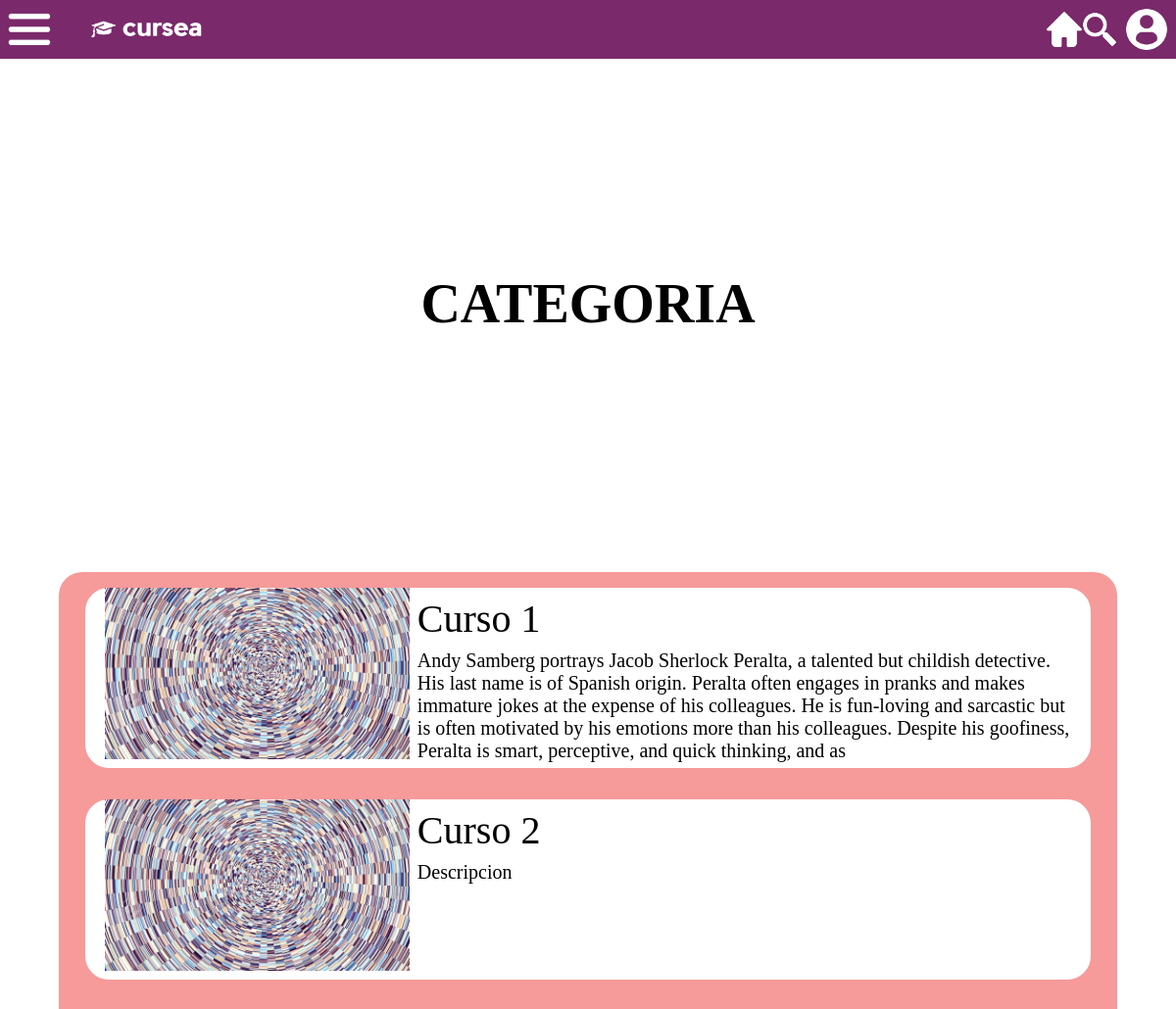
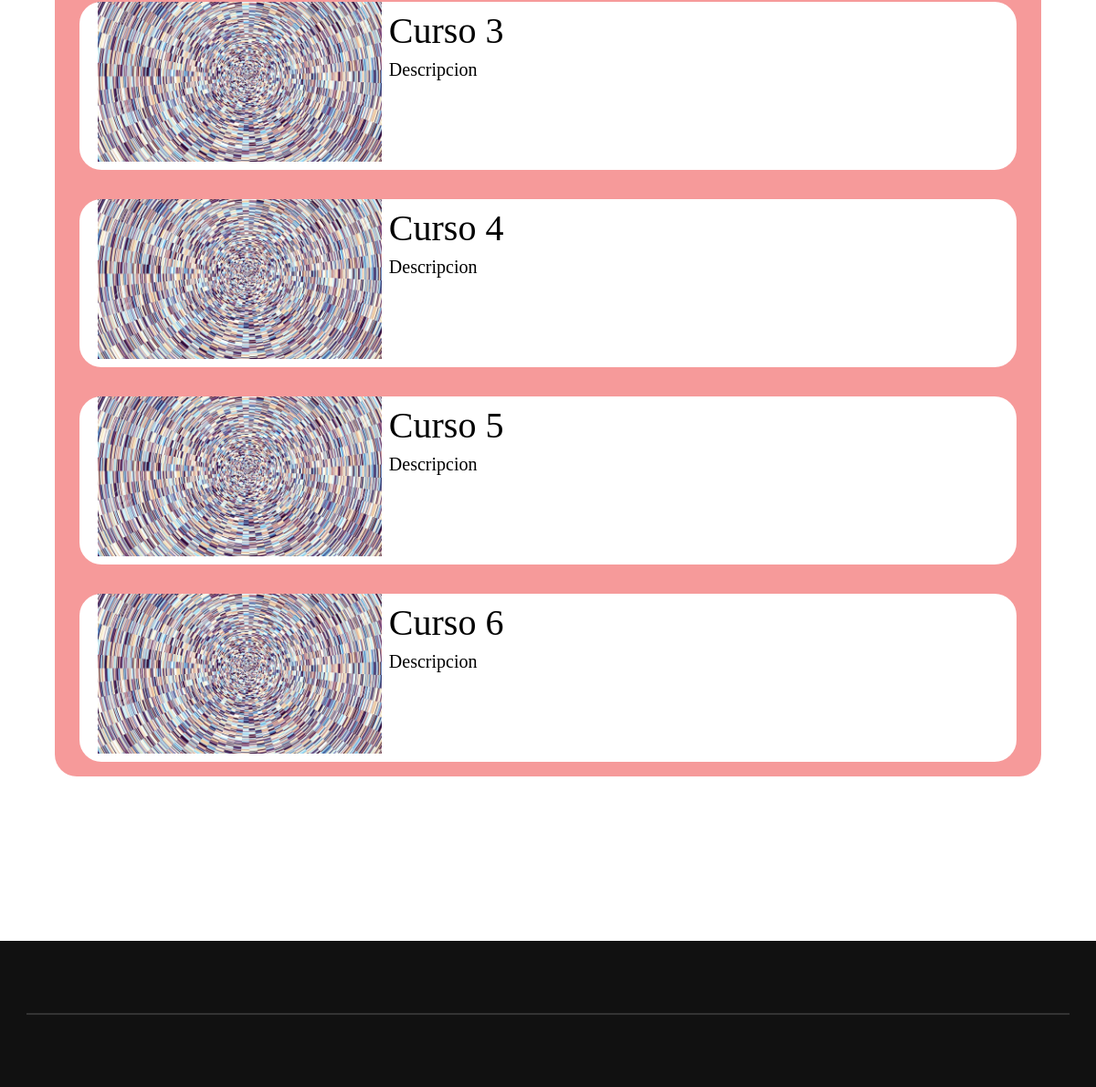
/curso/categoria/categoria.php?categoria=Categoria, run on the app's committed database (2 pictures, top to bottom).
### tables this page shows
CREATE TABLE `curso` (
  `id` int(12) NOT NULL,
  `nombre` varchar(255) DEFAULT NULL,
  `descripcion` varchar(999) NOT NULL,
  `imagen` varchar(255) NOT NULL,
  `duracion` varchar(255) NOT NULL,
  `categoria` varchar(255) NOT NULL,
  `vistas` int(12) NOT NULL DEFAULT 0,
  `tipo_curso` varchar(255) NOT NULL
);

### DB/crud.php (called while the page is built, shortened)
<?php
    $server = "localhost";
    $user = "root";
    $password = "";
    $database = "cursea";
    $conn = new mysqli($server, $user, $password, $database);
    function sentencia($sql){
        global $conn;
        $res = $conn->query($sql);
        return $res;
    }
?>

### curso/categoria/categoria.php (the view, shortened to what this page needs)
<!DOCTYPE html>
<html lang="es">
    <head>
        <link rel="stylesheet" href="categoria.css">
        <link rel="stylesheet" href="/general/navbar.css">
        <link rel="stylesheet" href="/general/footer.css">
        <?php
            if((!isset($_SESSION['tema'])) || ($_SESSION['tema'] == "claro")){
                echo '<link rel="stylesheet" href="index.css">';
            }else if($_SESSION['tema'] == "oscuro"){
                echo '<link rel="stylesheet" href="index_osc.css">';
            }
            $categoria = $_GET['categoria'];
        ?>
    </head>
    <body>
        <header>
            <nav class="nav-ham">
                <label for="btn-menu" class="lab-ham">
                    <img src="/img/ham-menu.png" alt="menu" class="img-navbar-ham">
                </label>
            </nav>
            <section class="sec-logo">
                <img src="/img/cursea-logo-blanco.png" alt="Logo" class="img-logo">
            </section>
            <section class="sect-spa1"></section>
            <nav class="nav-home" onclick="window.location.href='/index.php'">
                <img src="/img/home-menu.png" alt="home" class="img-navbar-home">
            </nav>
            <nav class="nav-search">
                <img src="/img/search-menu.png" alt="search" class="img-navbar-search">
            </nav>
            <?php
                    if((!isset($_SESSION['logged']) || ($_SESSION['logged'] == "no"))){
                        echo '
                            <nav class="nav-user">
                                <a href="/login/login.php" class="nav-user">
                                    <img src="/img/user-menu.png" alt="user" class="img-navbar-user">
                                </a>
                            </nav>
                        ';
                    }
            ?>
        </header>
        <main class="main-maq-centro">
            <article class="article-nombre-curso">
                <h2 class="h2-categoria"><?php echo strtoupper($categoria) ?></h2>
            </article>
            <section class="section-maq-vacio">
            <?php
                require_once("../../DB/crud.php");
                $sql = "SELECT * FROM curso WHERE categoria=$categoria";
                $res = sentencia($sql);
                while($row=$res->fetch_assoc()){
                    echo '
                    <section class="section-maq-info" onclick="">
                        <div class="div-maque-vacio"></div>
                        <img src="/img/placeholder.png" class="img-video">
                        <section class="sect-texto-curso">
                            <p class="p-titulo-curso">'.$row['nombre'].'</p>
                            <p class="p-descripcion-video">'.$row['descripcion'].'</p>
                        </section>
                    </section>';
                }
            ?>
            </section>
        </main>
        <footer>
            <section class="sect-footer"></section>
            <hr class="hr-footer">
            <section class="sect-footer"></section>
        </footer>
    </body>
</html>

### curso/categoria/categoria.css (style rules this page uses)
* { margin: 0px; padding: 0px; }
html, body { width: 100%; height: 100%; }
main { margin-top: 7.5vh; float: left; width: 100%; height: max-content; min-height: 72.5vh; display: flex; align-items: center; justify-content: flex-start; flex-direction: column; }
.article-nombre-curso { width: 100%; height: 25%; float: left; margin-bottom: 3vh; display: flex; align-items: center; justify-content: center; }
.h2-categoria { font-size: 7vh; }
.section-maq-vacio { width: 90%; height: max-content; float: left; background-color: rgba(231, 0, 0, 0.397); border-radius: 3vh; display: flex; align-items: center; justify-content: flex-start; flex-direction: column; margin-bottom: 5vh; }
.section-maq-info { width: 95%; height: 23vh; margin-top: 2vh; margin-bottom: 2vh; cursor: pointer; border-radius: 3vh; background-color: rgb(255, 255, 255); }
p { font-size: 4vh; }
.sect-texto-curso { float: left; width: 66%; height: 100%; display: flex; flex-direction: column; }
.p-titulo-curso { margin-top: 1vh; margin-left: 1vh; font-size: 5vh; }
.p-descripcion-video { margin-top: 1vh; margin-left: 1vh; font-size: 2.5vh; }
.img-video { height: 100%; float: left; margin-left: 2.5vh; }

### general/navbar.css (style rules this page uses)
:root { --morado-1: #B77AAB; --morado-2: #984C8A; --morado-3: #7A296A; --morado-4: #5B0F4D; --morado-5: #3D0031; --cafe-1: rgba(255, 192, 170, 0.4); --cafe-2: rgba(212, 133, 106, 0.7); --cafe-3: rgba(170, 86, 57, 0.66); --cafe-4: #803015; --cafe-5: #551600; --verde-1: #C7E99B; --verde-2: #98C261; --verde-3: #6E9B34; --verde-4: #4A7413; --verde-5: #2C4E00; --amarillo-1: #D3BB4B; --amarillo-2: #FFF0A9; --amarillo-3: #F7E17B; --amarillo-4: rgba(245, 212, 46, 0.94); --amarillo-5: rgba(143, 121, 15 0.7); --azul-1: #669999; --azul-2: #407F7F; --azul-3: #226666; --azul-4: #0D4D4D; --azul-5: #003333; }
header { width: 100%; height: 7.5vh; background-color: #7A296A; position: fixed; z-index: 5; }
.nav-ham { width: 5%; height: 100%; float: left; display: flex; justify-content: center; align-items: center; }
.lab-ham { width: 100%; height: 100%; display: flex; justify-content: center; align-items: center; cursor: pointer; }
.img-navbar-ham { height: 70%; display: block; margin: auto; }
.img-navbar-home { height: 70%; display: block; margin: auto; }
.img-navbar-search { height: 70%; display: block; margin: auto; }
.img-navbar-user { height: 70%; display: block; margin: auto; border-radius: 50vh; }
.sec-logo { width: 15%; height: 100%; float: left; display: flex; align-items: center; }
.img-logo { width: 70%; display: block; margin: auto; }
.sect-spa1 { width: 69%; height: 100%; float: left; }
.nav-home { width: 3%; height: 100%; float: left; display: flex; justify-content: center; align-items: center; cursor: pointer; }
.nav-search { width: 3%; height: 100%; float: left; display: flex; justify-content: center; align-items: center; cursor: pointer; }
.nav-user { width: 5%; height: 100%; float: left; display: flex; justify-content: center; align-items: center; cursor: pointer; }

### general/footer.css (style rules this page uses)
footer { width: 100%; height: 20vh; background-color: rgb(17, 17, 17); float: left; display: flex; justify-content: center; align-items: center; flex-direction: column; }
.sect-footer { width: 100%; height: 48%; float: left; display: flex; justify-content: center; align-items: flex-end; }
.hr-footer { width: 95%; border: .2px solid rgb(51, 51, 51); }

### index.css (style rules this page uses)
:root { --morado-1: #B77AAB; --morado-2: #984C8A; --morado-3: #7A296A; --morado-4: #5B0F4D; --morado-5: #3D0031; --cafe-1: rgba(255, 192, 170, 0.4); --cafe-2: rgba(212, 133, 106, 0.7); --cafe-3: rgba(170, 86, 57, 0.66); --cafe-4: #803015; --cafe-5: #551600; --verde-1: #C7E99B; --verde-2: #98C261; --verde-3: #6E9B34; --verde-4: #4A7413; --verde-5: #2C4E00; --amarillo-1: #D3BB4B; --amarillo-2: #FFF0A9; --amarillo-3: #F7E17B; --amarillo-4: rgba(245, 212, 46, 0.94); --amarillo-5: rgba(143, 121, 15, 0.7); --azul-1: #669999; --azul-2: #407F7F; --azul-3: #226666; --azul-4: #0D4D4D; --azul-5: #003333; }
* { margin: 0px; padding: 0px; }
html, body { width: 100%; height: 100%; }
main { width: 100%; height: 250vh; float: left; margin-top: 7.5vh; }
img { max-height: 95%; }

### data on the page
curso: nombre "Curso 1", descripcion "Andy Samberg portrays Jacob Sherlock Peralta, a talented but childish detective. His last name is of Spanish origin. Peralta often engages in pranks and makes immature jokes at the expense of his colleagues. He is fun-loving and sarcastic but is often motivated by his emotions more than his colleagues. Despite his goofiness, Peralta is smart, perceptive, and quick thinking, and as"
curso: nombre "Curso 2", descripcion "Descripcion"
curso: nombre "Curso 3", descripcion "Descripcion"
curso: nombre "Curso 4", descripcion "Descripcion"
curso: nombre "Curso 5", descripcion "Descripcion"
curso: nombre "Curso 6", descripcion "Descripcion"

### other printed values
$categoria "CATEGORIA"
